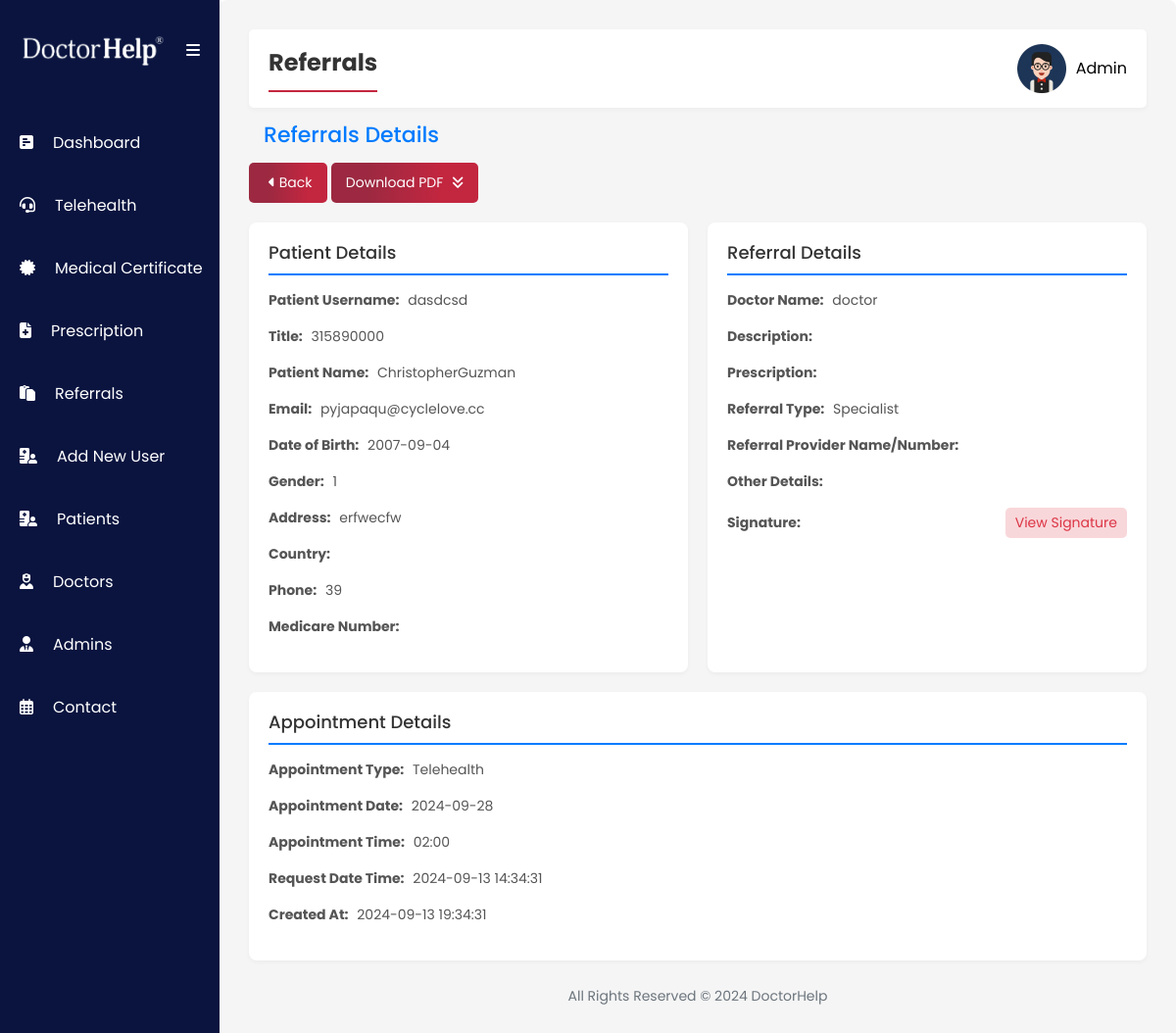
Page /admin/referrals_view.php?id=118 (signed in) on the committed database.
### tables this page shows
CREATE TABLE `referrals` (
  `id` int(11) NOT NULL,
  `patient_id` int(11) DEFAULT NULL,
  `doctor_id` int(11) DEFAULT NULL,
  `description` text NOT NULL,
  `status` enum('pending','approved','assigned','disapproved') DEFAULT 'pending',
  `prescription` text DEFAULT NULL,
  `request_date_time` timestamp NOT NULL DEFAULT current_timestamp() ON UPDATE current_timestamp(),
  `created_date` datetime NOT NULL DEFAULT current_timestamp(),
  `signature` varchar(255) NOT NULL,
  `created_date_2` date DEFAULT current_timestamp(),
  `payment` text NOT NULL,
  `name` text NOT NULL,
  `email` text NOT NULL,
  `phone` text NOT NULL,
  `dob` text NOT NULL,
  `card_number` text NOT NULL,
  `security_code` text NOT NULL,
  `country` text NOT NULL,
  `address` text NOT NULL,
  `gender` text NOT NULL,
  `title` text NOT NULL,
  `appointment_type` text NOT NULL,
  `appointment_day` text NOT NULL,
  `appointment_time` text NOT NULL,
  `medicare_number` text NOT NULL,
  `medicare_expiration_date` text NOT NULL,
  `other_details` text NOT NULL,
  `referral_provider` text NOT NULL,
  `referral_type` text NOT NULL,
  `notes` text NOT NULL,
  `city_code` varchar(60) DEFAULT NULL,
  `postcode` varchar(20) DEFAULT NULL,
  `state_code` varchar(20) DEFAULT NULL,
  `area_timeZone` varchar(60) DEFAULT NULL
);

CREATE TABLE `patient` (
  `id` int(11) NOT NULL,
  `email` varchar(255) NOT NULL,
  `username` varchar(50) NOT NULL,
  `patient_name` text NOT NULL,
  `password` varchar(255) NOT NULL,
  `hpassword` varchar(255) NOT NULL,
  `profile_picture` varchar(255) DEFAULT 'default.jpg',
  `title` text NOT NULL,
  `name` text NOT NULL,
  `last_name` text NOT NULL,
  `phone` text NOT NULL,
  `address` text DEFAULT NULL,
  `dob` text NOT NULL,
  `gender` text NOT NULL,
  `medicare_detail` text NOT NULL,
  `expiry_year` text NOT NULL,
  `expiry_month` text NOT NULL,
  `created_date` timestamp NOT NULL DEFAULT current_timestamp(),
  `email_verify` varchar(20) NOT NULL,
  `token` varchar(225) NOT NULL,
  `token_expire` datetime DEFAULT NULL,
  `medirecord_id` varchar(255) DEFAULT NULL
);

CREATE TABLE `doctor` (
  `id` int(11) NOT NULL,
  `email` varchar(255) NOT NULL,
  `username` varchar(50) NOT NULL,
  `doctor_name` text NOT NULL,
  `password` varchar(50) NOT NULL,
  `hpassword` varchar(255) NOT NULL,
  `profile_picture` varchar(255) NOT NULL DEFAULT 'default.png',
  `signature` varchar(255) NOT NULL DEFAULT 'signature.png',
  `aphra` varchar(100) DEFAULT NULL
);

### admin/referrals_view.php (the view, shortened to what this page needs)
<?php
include '../include/config.php';
$referrals_id = $_GET['id'] ?? null;
if ($referrals_id) {
    $query = "SELECT patient.username AS patient_username, patient.email, doctor.username AS doctor_username, doctor.signature AS signature, referrals.description, referrals.prescription, referrals.created_date, referrals.request_date_time, referrals.payment, referrals.name, referrals.email, referrals.phone, referrals.phone, referrals.dob, referrals.card_number, referrals.security_code, referrals.country, referrals.address, referrals.gender, referrals.title, referrals.appointment_type, referrals.appointment_day, referrals.appointment_time, referrals.medicare_number, referrals.other_details, referrals.referral_provider, referrals.referral_type
              FROM referrals
              LEFT JOIN patient ON referrals.patient_id = patient.id
              LEFT JOIN doctor ON referrals.doctor_id = doctor.id
              WHERE referrals.id = ?";
    $stmt = $conn->prepare($query);
    $stmt->bind_param("i", $referrals_id);
    $stmt->execute();
    $result = $stmt->get_result();
    $referrals = $result->fetch_assoc();
}
?>
<?php include("include/sidebar.php"); ?>
<div class="second-section">
    <section>
        <div class="navbar">
            <div class="page-title">
                <span>Referrals</span>
            </div>
            <?php include("include/navbar.php"); ?>
        </div>
        <h2 class="page-header">Referrals Details</h2>
        <div class="action-buttons">
            <div>
                <a href="referrals.php">
                    <i class="fa-solid fa-caret-left"></i> Back
                </a>
                <a href="../referrals_pdf.php?id=<?php echo htmlspecialchars($referrals_id); ?>">
                    Download PDF <i class="fa-solid fa-angles-down"></i>
                </a>
            </div>
        </div>
        <div class="details-section">
            <div class="details-box">
                <h3>Patient Details</h3>
                <p><strong>Patient Username:</strong> <?php echo htmlspecialchars($referrals['patient_username']); ?>
                </p>
                <p><strong>Title:</strong> <?php echo htmlspecialchars($referrals['title']); ?></p>
                <p><strong>Patient Name:</strong> <?php echo htmlspecialchars($referrals['name']); ?></p>
                <p><strong>Email:</strong> <?php echo htmlspecialchars($referrals['email']); ?></p>
                <p><strong>Date of Birth:</strong> <?php echo htmlspecialchars($referrals['dob']); ?></p>
                <p><strong>Gender:</strong> <?php echo htmlspecialchars($referrals['gender']); ?></p>
                <p><strong>Address:</strong> <?php echo htmlspecialchars($referrals['address']); ?></p>
                <p><strong>Country:</strong> <?php echo htmlspecialchars($referrals['country']); ?></p>
                <p><strong>Phone:</strong> <?php echo htmlspecialchars($referrals['phone']); ?></p>
                <p><strong>Medicare Number:</strong> <?php echo htmlspecialchars($referrals['medicare_number']); ?></p>
            </div>
            <div class="details-box">
                <h3>Referral Details</h3>
                <p><strong>Doctor Name:</strong> <?php echo htmlspecialchars($referrals['doctor_username']); ?></p>
                <p><strong>Description:</strong> <?php echo htmlspecialchars($referrals['description']); ?></p>
                <p><strong>Prescription:</strong> <?php echo htmlspecialchars($referrals['prescription']); ?></p>
                <p><strong>Referral Type:</strong> <?php echo htmlspecialchars($referrals['referral_type']); ?></p>
                <p><strong>Referral Provider Name/Number:</strong>
                    <?php echo htmlspecialchars($referrals['referral_provider']); ?></p>
                <p><strong>Other Details:</strong> <?php echo htmlspecialchars($referrals['other_details']); ?></p>
                <p class="signature-container">
                    <strong>Signature:</strong>
                    <span class="signature-btn" onclick="openModal('signature')">View Signature</span>
                </p>
            </div>
            <div class="details-box">
                <h3>Appointment Details</h3>
                <p><strong>Appointment Type:</strong> <?php echo htmlspecialchars($referrals['appointment_type']); ?>
                </p>
                <p><strong>Appointment Date:</strong> <?php echo htmlspecialchars($referrals['appointment_day']); ?></p>
                <p><strong>Appointment Time:</strong> <?php echo htmlspecialchars($referrals['appointment_time']); ?>
                </p>
                <p><strong>Request Date Time:</strong> <?php echo htmlspecialchars($referrals['request_date_time']); ?>
                </p>
                <p><strong>Created At:</strong> <?php echo htmlspecialchars($referrals['created_date']); ?></p>
            </div>
        </div>
    </section>
    <?php include("include/footer.php"); ?>
</div>
</body>
</html>

### admin/include/navbar.php (shortened to what this page needs)
<?php
$username = $_SESSION['username'];
$sql_query = "SELECT * FROM admin WHERE username='$username'";
$query_result = $conn->query($sql_query);
if ($query_result->num_rows > 0) {
    $user = $query_result->fetch_assoc();
} else {
    echo "User not found.";
    exit();
}
?>
<div class="navbar-title">
    <span onclick="toggleDropdown()">
        <img src="assets/img/<?php
        echo $user['profile_picture'];
        ?>" alt="Profile Picture" class="navbar-img">
        <button class="navbar-profile">
            <?php echo htmlspecialchars($username); ?>
        </button>
    </span>
</div>

### admin/assets/styles.css (style rules this page uses)
:root { --skyblue-bg: #eff3f7; --white-color: #fff; --sidebar-color: #0a143f; --blue-text-icon: linear-gradient( 270deg, #c3263f 0%, #c3263f 25%, #9c2941 75% ); --hover-blue-text-icon: #c3263f; --sidebar-hover: #e0e3ff; --card-header: #e0e3ff; --body-color: #212529; --sidebar-font: #ffffff; --footer-text: #6c757d; --date-time: #0099fb; --date-time-bg: #ccebfe; --mehron: #cf2e2e; --shadow: 0 2px 5px rgba(0, 0, 0, 0.04); }
* { box-sizing: border-box; margin: 0; padding: 0; }
body { font-family: Poppins, Helvetica, sans-serif; overflow-x: hidden; }
.navbar { background-color: var(--white-color); color: var(--body-color); display: flex; justify-content: space-between; align-items: center; padding: 15px 20px; gap: 20px; width: -webkit-fill-available; box-shadow: var(--shadow); border-radius: 5px; }
.navbar-img { width: 50px; }
.page-title { border-bottom: 2px solid var(--hover-blue-text-icon); justify-content: start; padding-bottom: 10px; }
.navbar-title { font-size: 1.5rem; position: relative; display: inline-block; }
.navbar-title span { display: flex; align-items: center; column-gap: 10px; font-size: 20px; cursor: pointer; }
.navbar-title span .navbar-profile { border: none; background-color: transparent; font-size: 16px; text-transform: capitalize; }
::placeholder { color: #777777; text-transform: capitalize; }
.second-section { padding: 30px; width: 100%; background-color: #f5f5f5; border-radius: 8px; box-shadow: var(--shadow); display: flex; flex-direction: column; justify-content: space-between; }
.page-title span { font-size: 24px; font-weight: bold; color: #333; }
h2.page-header { margin: 15px; font-size: 22px; color: #007bff; }
.action-buttons { margin-bottom: 20px; display: flex; justify-content: space-between; }
.action-buttons a { background-image: var(--blue-text-icon) !important; padding: 10px 15px; border-radius: 5px; text-decoration: none; color: white; display: inline-block; font-size: 14px; }
.action-buttons i { margin-left: 5px; }
.details-section { display: flex; flex-wrap: wrap; gap: 20px; }
.details-box { background-color: #fff; padding: 20px; border-radius: 8px; box-shadow: var(--shadow); flex: 1 1 calc(33% - 20px); min-width: 300px; }
.details-box h3 { margin-top: 0; font-size: 18px; color: #333; border-bottom: 2px solid #007bff; padding-bottom: 10px; margin-bottom: 15px; }
.details-box p { color: #555; font-size: 14px; }
.details-box p strong { margin-right: 5px; }
.signature-container { display: flex; justify-content: space-between; align-items: center; margin: 0; }
.signature-btn { color: #dc3545; background-color: #f8d7da; padding: 5px 10px; border-radius: 5px; cursor: pointer; }

### rows in the picture
referrals: patient.username "dasdcsd", title "315890000", name "ChristopherGuzman", email "pyjapaqu@cyclelove.cc", dob "2007-09-04", gender "1", address "erfwecfw", phone "39", doctor.username "doctor", referral_type "Specialist", appointment_type "Telehealth", appointment_day "2024-09-28", appointment_time "02:00", request_date_time "2024-09-13 14:34:31", created_date "2024-09-13 19:34:31"

### other values in the picture
$username "Admin"
